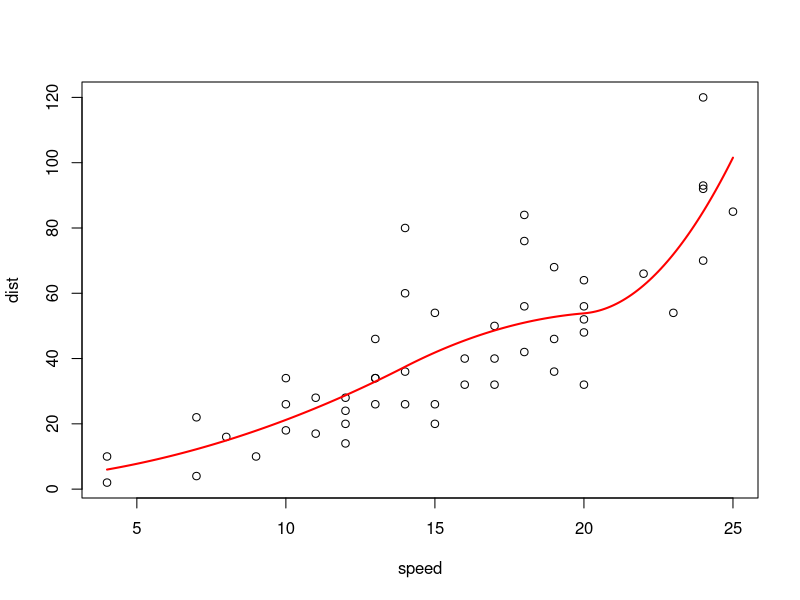
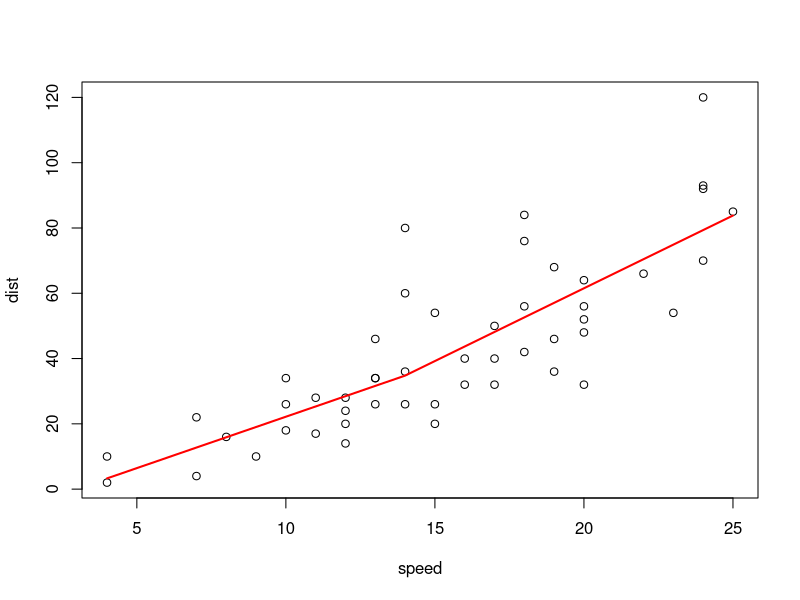
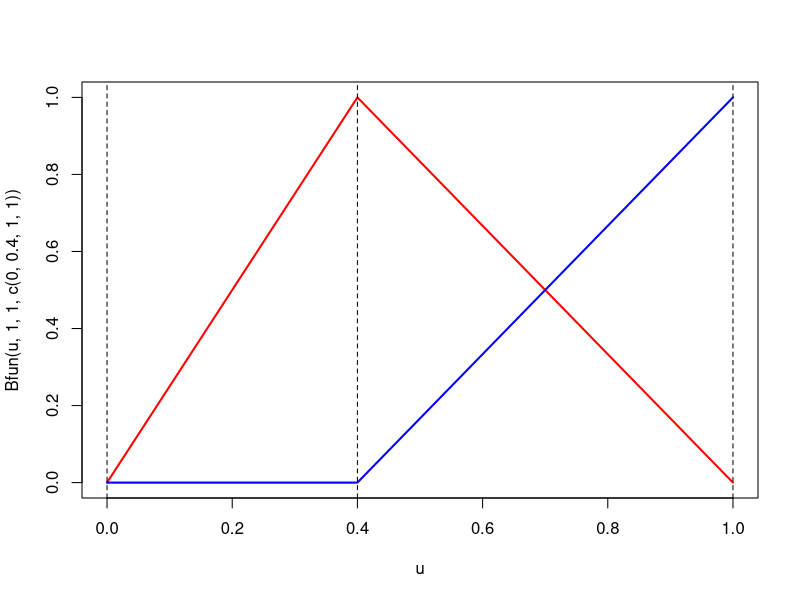
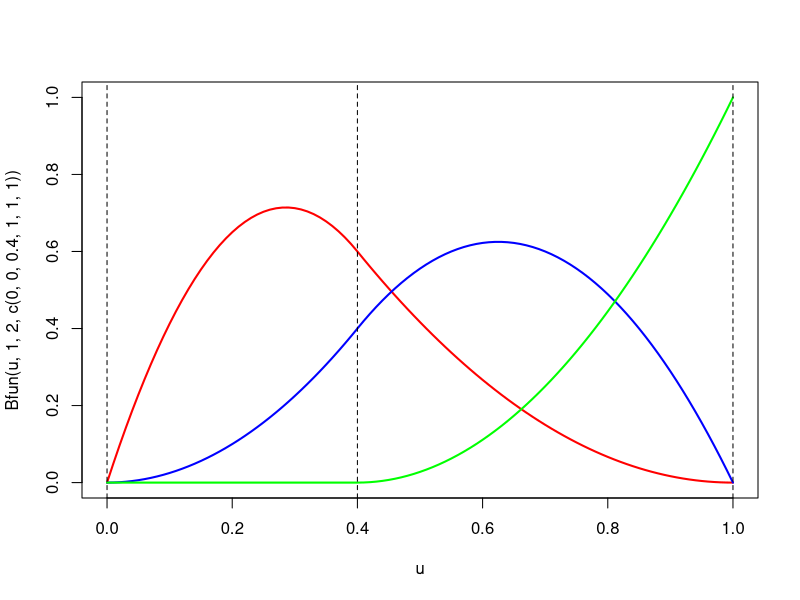
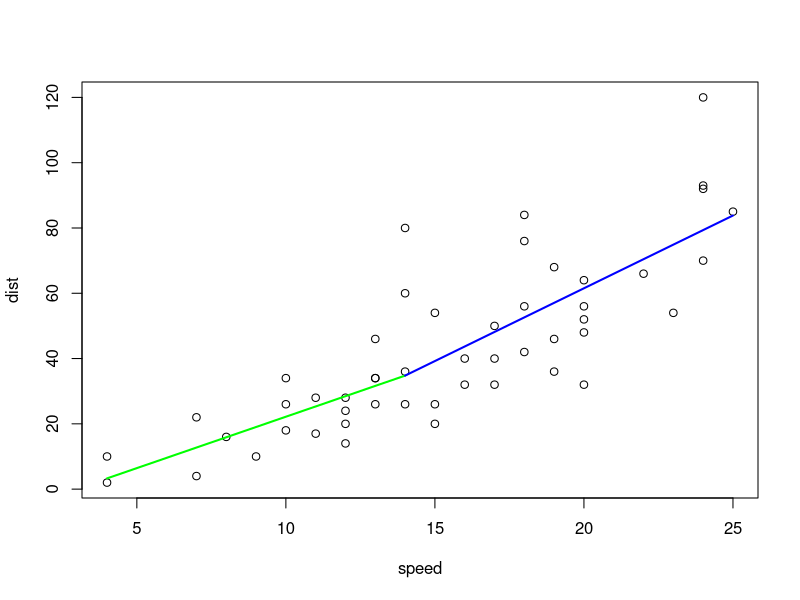
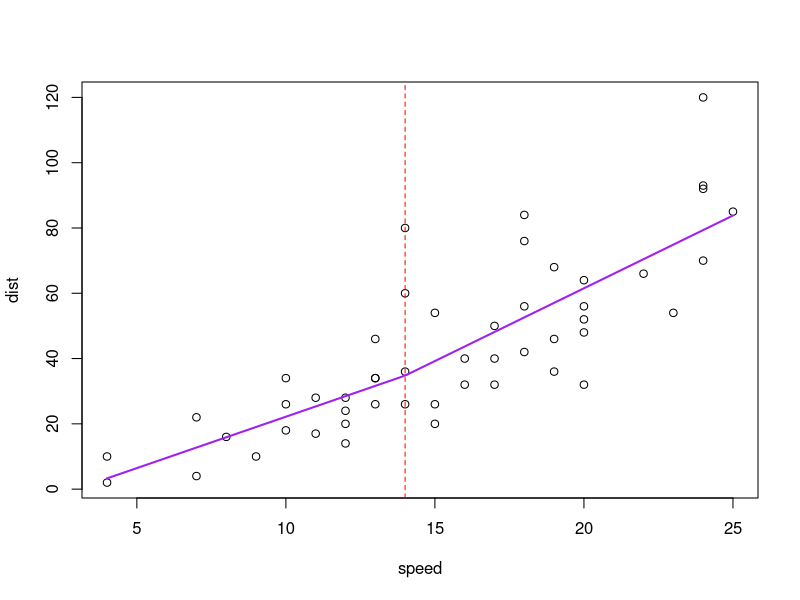
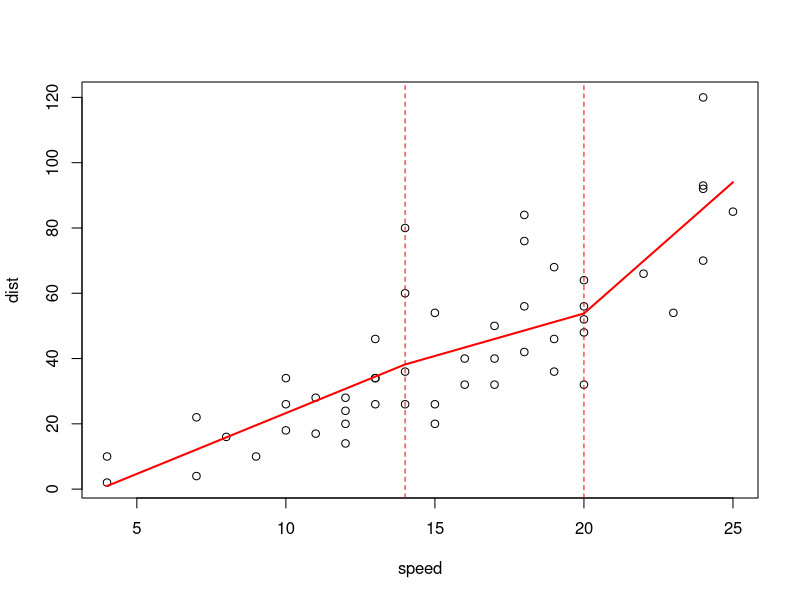
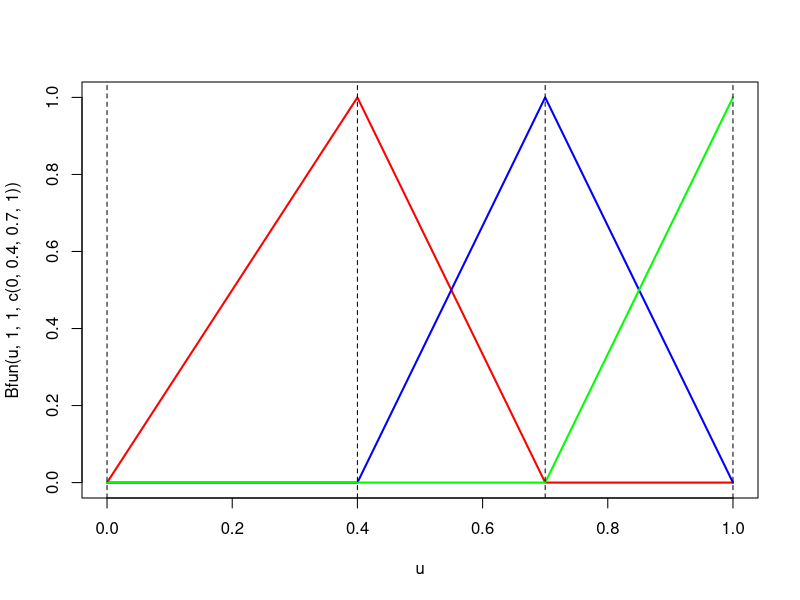

Write the R code that produced these figures, in order.
# Remove all current objects in the workspace
  rm(list = ls(all = TRUE))
  set.seed(123)

#  So, consider the following dataset, with the following spline regression,
  library(splines)
  K <- c(14, 20)  # knots
  # NOT CARS - > PK! WIP
  plot(cars)

# ------------------------------------------------------------------------------
  reg <- lm(dist ~ bs(speed, knots = c(K), degree = 2), data = cars)
  u <- seq(4, 25, by = 0.1)  # test model at these speeds
  B <- data.frame(speed = u)  # data.frame(speeds)
  Y <- predict(reg, newdata = B)  # predicted dist for the desired speeds
  lines(u, Y, lwd = 2, col = "red")

#  i.e. we have the following (nice) picture
#  But if we look at the output of the regression we get this
  summary(reg)

#  So, what can we do with those numbers ? First, assume know that we
#  consider only one knot (we have to start somewhere), and we
#  consider a b-spline interpolation of degree 1 (i.e. linear by parts).
  K <- c(14)
  reg <- lm(dist ~ bs(speed, knots = c(K), degree = 1), data = cars)
  u <- seq(4, 25, by = 0.1)
  B <- data.frame(speed = u)
  Y <- predict(reg, newdata = B)
  dev.off()
  plot(cars)
  lines(u, Y, lwd = 2, col = "red")
  summary(reg)

#  Recall that b-splines work like that:
#  given knots: 0 <= t[1] <= ... <= t[m-1] <= 1
#  (we define splines on the unit interval)
#  then: b[j,0](t) = 1 if t[j] <= t <= t[j+1] otherwise b[j,0](t) = 0
#  for all: j = 0, 1, ..., m-1, m-2

#                           t - t[j]                       t[j+n+1] - t
#  while: b[j,n](t) =  ----------------- b[j,n-1](t) + --------------------- b[j+1,n-1](t)
#                        t[j+n] - t[j]                   t[j+n+1] - t[j+1]

#  or: b[j,n](t) = a1 + a2
#  for all: j = 0, ..., m-n-2
#  The code is something like that:
  Bfun <- function(x, j, n, K) {
    b <- 0
    a1 <- 0
    a2 <- 0
    if(((K[j+n+1] > K[j+1]) & (j+n<=length(K)) & (n > 0)) == TRUE) {
      a2 <- (K[j+n+1] - x)/(K[j+n+1] - K[j+1]) * Bfun(x, j+1, n-1, K)
    }
    if(((K[j+n] > K[j]) & (n > 0)) == TRUE) {
      a1 <- (x - K[j])/(K[j+n] - K[j]) * Bfun(x, j, n-1, K)
    }
    if(n==0) {
      b <- ((x > K[j]) & (x <= K[j+1]))*1  # uncertain how this line works
    }
    if(n>0) {
      b <- a1 + a2
    }
    return(b)
  }

#  So, for instance, for splines of degree 1, we have
  u <- seq(0, 1, by = 0.01)
  plot(u, Bfun(u, 1, 1, c(0, 0.4, 1, 1)),
		lwd = 2, col = "red", type = "l", ylim = c(0, 1))
  lines(u, Bfun(u, 2, 1, c(0, 0.4, 1, 1)), lwd = 2, col = "blue")
  abline(v = c(0, 0.4, 1), lty = 2)

#  and for splines of degree 2, the basis is
  u <- seq(0, 1, by = 0.01)
  plot(u, Bfun(u, 1, 2, c(0 ,0, 0.4, 1, 1, 1)),
		lwd = 2, col = "red", type = "l", ylim = c(0, 1))
  lines(u, Bfun(u, 2, 2, c(0, 0, 0.4, 1, 1, 1)), lwd = 2, col = "blue")
  lines(u, Bfun(u, 3, 2, c(0, 0, 0.4, 1, 1, 1)), lwd = 2, col = "green")
  abline(v = c(0, 0.4, 1), lty = 2)

#  …etc. Note that I need to duplicate sometimes starting and end points (but it
#  should be possible to fix it in the function).
#  So, how do we use that, here ? Actually, there are two steps:

# 1. We get from [x[min],x[max]] to the unit interval (using a simple affine
#    transformation)
# 2. We consider Yhat[i] = Bhat[0] + Bhat[1]b[1,1](X[i]) + Bhat[2]b[2,1](X[i])

# Here, based on the graph above (with the basis function), note that we can use
	plot(cars)
  u0 <- seq(0, 1, by = 0.01)
  v <- reg$coefficients[2]*u0 + reg$coefficients[1]
  x1 <- seq(min(cars$speed), K, length = length(u0))
  lines(x1, v, col = "green", lwd = 2)
  u0 <- seq(0, 1, by = 0.01)
  v <- (reg$coefficients[3] - reg$coefficients[2])*u0 +
		reg$coefficients[1] +
		reg$coefficients[2]
  x2 <- seq(K, max(cars$speed), length = length(u0))
  lines(x2, v, col = "blue", lwd = 2)
#	which gives us exactly the graph we obtained previously.
# But we can also consider
  plot(cars)
  reg <- lm(dist ~ bs(speed, knots = c(K), degree = 1), data = cars)
  k <- (K - min(cars$speed))/(max(cars$speed) - min(cars$speed))
  u0 <- seq(0, 1, by = 0.01)
  v <- reg$coefficients[1] +
    reg$coefficients[2]*Bfun(u0, 1, 1, c(0, k, 1, 1)) +
    reg$coefficients[3]*Bfun(u0, 2, 1, c(0, k, 1, 1))
  lines(x = min(cars$speed) + u0*(max(cars$speed) - min(cars$speed)), y = v,
	 	col = "purple", lwd = 2)
  abline(v = K, lty = 2, col = "red")

# So, we should be able to try with two knots (but we keep it linear, so far)
  K <- c(14, 20)
  plot(cars)
  reg <- lm(dist ~ bs(speed, knots = c(K), degree = 1), data = cars)
  u <- seq(4, 25, by = 0.1)
  B <- data.frame(speed = u)
  Y <- predict(reg, newdata = B)
  lines(u, Y, lwd = 2, col = "red")
  abline(v = K, lty = 2, col = "red")
# First, we can plot our basis functions, with two knots,
  u <- seq(0, 1, by = 0.01)
  plot(u, Bfun(u, 1, 1, c(0, 0.4, 0.7, 1)),
		lwd = 2, col = "red", type = "l", ylim = c(0, 1))
  lines(u, Bfun(u, 2, 1, c(0, 0.4, 0.7, 1, 1)), lwd = 2, col = "blue")
  lines(u, Bfun(u, 3, 1, c(0, 0.4, 0.7, 1, 1)), lwd = 2, col = "green")
  abline(v = c(0, 0.4, 0.7, 1), lty = 2)

# so we can use those functions here, as we did before,
  plot(cars)
  reg <- lm(dist ~ bs(speed, knots = c(K), degree = 1), data = cars)
  k <- (K - min(cars$speed))/(max(cars$speed) - min(cars$speed))
  u0 <- seq(0, 1, by = 0.01)
  v <- reg$coefficients[1] +
    reg$coefficients[2]*Bfun(u0, 1, 1, c(0, k, 1, 1)) +
    reg$coefficients[3]*Bfun(u0, 2, 1, c(0, k, 1, 1)) +
    reg$coefficients[4]*Bfun(u0, 3, 1, c(0, k, 1, 1))
  lines(x = min(cars$speed)+u0*(max(cars$speed)-min(cars$speed)), y = v,
		col = "red", lwd = 2)
  abline(v = K, lty = 2, col = "red")

# Great, it looks promising…. Let us look finally at the case we have two knots,
# and some quadratic splines. Here, with two knots, the basis is
  u <- seq(0, 1, by = 0.01)
  plot(u, Bfun(u, 1, 2, c(0, 0, 0.4, 0.7, 1, 1, 1)),
		lwd = 2, col = "red", type = "l", ylim = c(0, 1))
  lines(u, Bfun(u, 2, 2, c(0, 0, 0.4, 0.7, 1, 1, 1)), lwd = 2, col = "blue")
  lines(u, Bfun(u, 3, 2, c(0, 0, 0.4, 0.7, 1, 1, 1)), lwd = 2, col = "green")
  lines(u, Bfun(u, 4, 2, c(0, 0, 0.4, 0.7, 1, 1, 1)), lwd = 2, col = "orange")
  abline(v = c(0, 0.4, 0.7, 1), lty = 2)

# so if we just rewrite our previous function, we have
  plot(cars)
  reg <- lm(dist ~ bs(speed, knots = c(K), degree = 2), data = cars)
  k <- (K - min(cars$speed))/(max(cars$speed) - min(cars$speed))
  u0 <- seq(0, 1, by = 0.01)
  v <- reg$coefficients[1] +
    reg$coefficients[2]*Bfun(u0, 1, 2, c(0, 0, k, 1, 1, 1)) +
    reg$coefficients[3]*Bfun(u0, 2, 2, c(0, 0, k, 1, 1, 1)) +
    reg$coefficients[4]*Bfun(u0, 3, 2, c(0, 0, k, 1, 1, 1)) +
    reg$coefficients[5]*Bfun(u0, 4, 2, c(0, 0, k, 1, 1, 1))
  lines(x = min(cars$speed) + u0*(max(cars$speed) - min(cars$speed)), y = v,
	  col = "purple", lwd = 2)
  abline(v = K, lty = 2, col = "red")

# And just one final comment: how do I optimally
# choose my knots ?… A simple idea can be to consider all possible
# knots, and consider the model which gives us the residuals with the
# smaller variance,
  vk <- seq(0.05, 0.95, by = 0.05)
  SSR <- matrix(NA, length(vk))
  for(i in 1:(length(vk))){
    k <- vk[i]
    K <- min(cars$speed) + k*(max(cars$speed) - min(cars$speed))
    reg <- lm(dist ~ bs(speed, knots = c(K), degree = 2), data = cars)
    SSR[i] <- sum(residuals(reg)^2)
  }
  plot(vk, SSR, type = "b", col = "blue")

# Here, the best model is obtained when we split 3/4-1/4…
